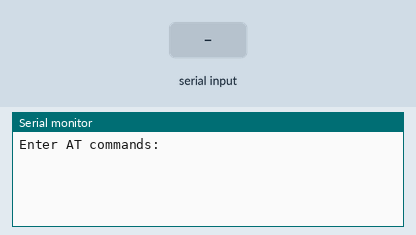
Recording of a sketch running on a simulated Arduino Mega 2560, built with avr-gcc and run on an emulated ATmega2560. Parts: the last lines printed to the serial monitor. The test bench sets the inputs (shaded band).

Above: at 1.2 s.
1.3 s: "1\n" received over Serial
At 2.1 s:
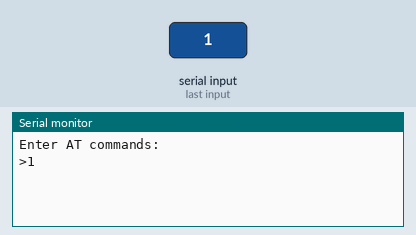
2.8 s: "1\n" received over the second serial link
At 3.2 s:
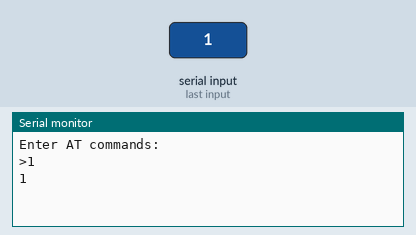
4.3 s: byte 10 (10) received over Serial
At 5.5 s:
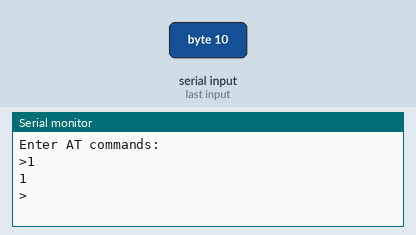
5.8 s: "0\n" received over Serial
At 6.7 s:
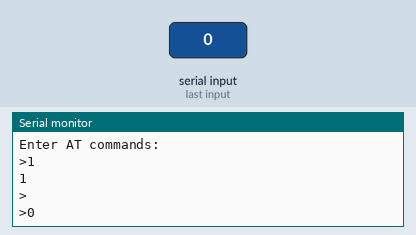
7.3 s: "0\n" received over the second serial link
At 7.8 s:
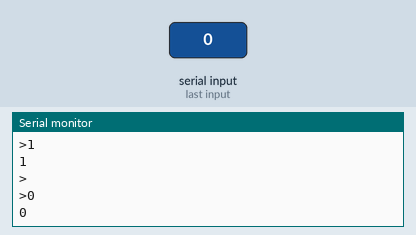

The sketch:

MegaBlueTooth.ino
```cpp
// Serial communication with Bluetooth HM-10
// Uses serial monitor for communication with Bluetooth HM-10
//
//  Arduino to HM-10 connections
//  Arduino pin 2 (TX) to voltage divider then to HM-10 RX
//  Arduino pin 3 to HM-10 TX
//  Connect GND from the Arduiono to GND on the HM-10
//
// When a command is entered in to the serial monitor on the computer
// the Arduino will relay the command to the HM-10


// Library to make a Software UART
#include <SoftwareSerial.h>

#define RX 11
#define TX 10

#define BAUDRATE 9600

#define BTSerial Serial2

char c = ' ';
boolean new_line = true;

// Instantiation of a Software UART
//SoftwareSerial BTSerial(RX, TX); // (RX, TX)

void setup() {

  // Start Serial Monitor for feedback
  Serial.begin(BAUDRATE);

  // HM-10 default speed in AT command mode
  BTSerial.begin(BAUDRATE);

  Serial.println("Enter AT commands:");
}

void loop() {

  // Keep reading from HM-10 and send to Arduino Serial Monitor
  if (BTSerial.available())
    Serial.write(BTSerial.read());

  // Keep reading from Arduino Serial Monitor and send to HM-10
  if (Serial.available()) {

    // Read from the Serial buffer (from the user input)
    c = Serial.read();

    // Do not send newline ('\n') nor carriage return ('\r') characters
    if(c != 10 && c != 13)
      BTSerial.write(c);

    // If a newline ('\n') is true; print newline + prompt symbol; toggle
    if (new_line) {
      Serial.print("\r\n>");
      new_line = false;
    }

    // Write to the Serial Monitor the bluetooth's response
    Serial.write(c);

    // If a newline ('\n') is read, toggle
    if (c == 10)
      new_line = true;
  }
}
```

Measured:
- after the input at 1.3 s, the serial monitor: prints a new line at once (image 1)
- after the input at 2.8 s, the serial monitor: prints a new line at once (image 2)
- after the input at 4.3 s, the serial monitor: prints a new line at once (image 3)
- after the input at 5.8 s, the serial monitor: prints a new line at once (image 4)
- after the input at 7.3 s, the serial monitor: prints a new line at once (image 5)
